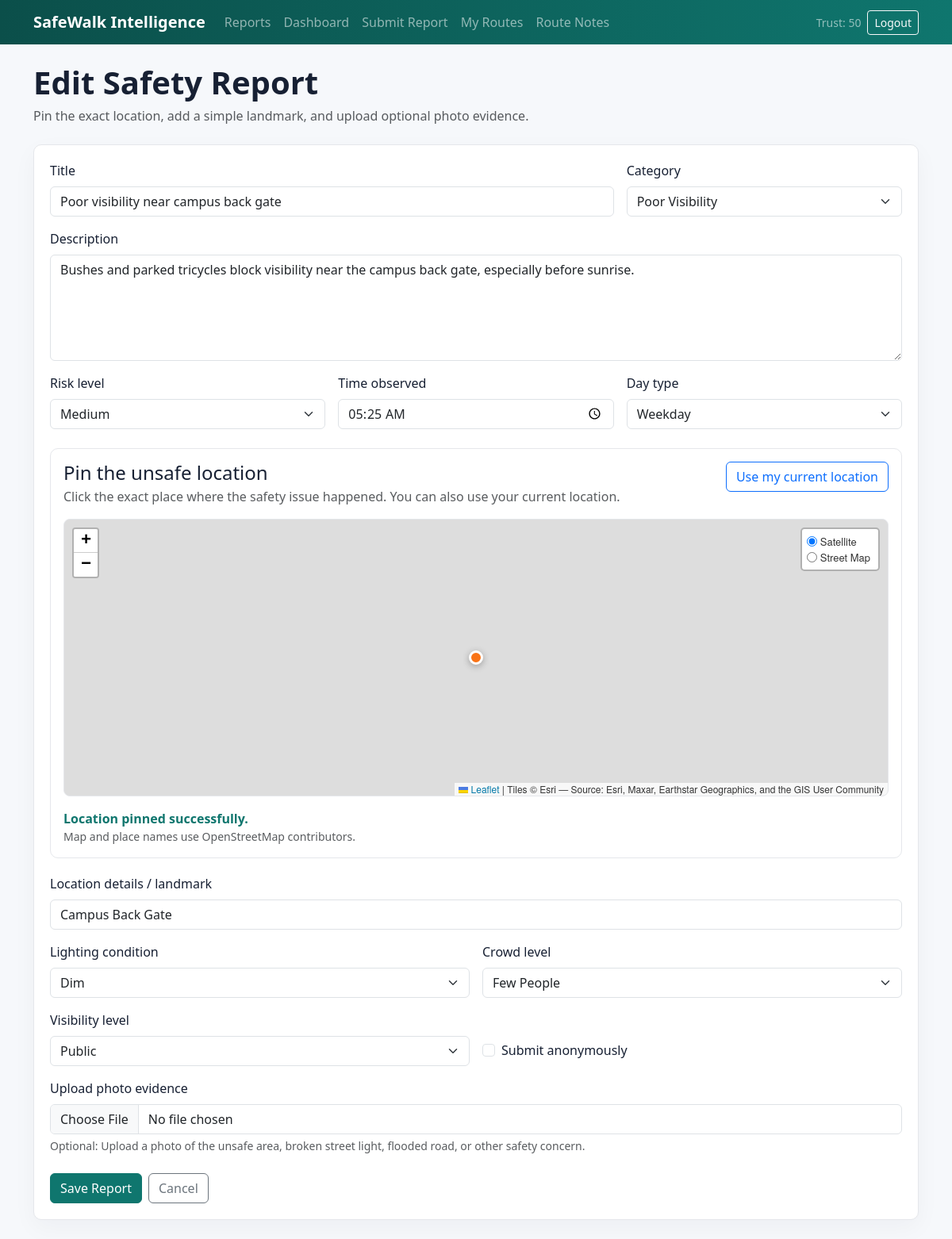
Screenshot of /reports/8/edit/ (signed in) with the database file from the repository.
### accounts/models.py (models this page shows, shortened)
class UserProfile(models.Model):
    ROLE_USER = "user"
    ROLE_TRUSTED = "trusted_reporter"
    ROLE_ADMIN = "admin"
    ROLE_CHOICES = [
        (ROLE_USER, "Regular User"),
        (ROLE_TRUSTED, "Trusted Reporter"),
        (ROLE_ADMIN, "Admin"),
    ]
    user = models.OneToOneField(
        settings.AUTH_USER_MODEL,
        on_delete=models.CASCADE,
        related_name="profile",
    )
    role = models.CharField(max_length=32, choices=ROLE_CHOICES, default=ROLE_USER)
    trust_score = models.PositiveIntegerField(
        default=50,
        validators=[MinValueValidator(0), MaxValueValidator(100)],
    )
    created_at = models.DateTimeField(auto_now_add=True)
    updated_at = models.DateTimeField(auto_now=True)
    class Meta:
        ordering = ["-trust_score", "user__username"]
    @property
    def is_admin_role(self):
        return self.role == self.ROLE_ADMIN or self.user.is_staff or self.user.is_superuser

### reports/models.py (models this page shows, shortened)
class SafetyReport(models.Model):
    class Category(models.TextChoices):
        DARK_AREA = "dark_area", "Dark Area"
        BROKEN_STREET_LIGHT = "broken_street_light", "Broken Street Light"
        FLOODED_ROAD = "flooded_road", "Flooded Road"
        STRAY_DOGS = "stray_dogs", "Stray Dogs"
        ACCIDENT_PRONE = "accident_prone_area", "Accident-Prone Area"
        SUSPICIOUS_ACTIVITY = "suspicious_activity", "Suspicious Activity"
        BROKEN_SIDEWALK = "broken_sidewalk", "Broken Sidewalk"
        UNSAFE_SHORTCUT = "unsafe_shortcut", "Unsafe Shortcut"
        HARASSMENT_CONCERN = "harassment_concern", "Harassment Concern"
        POOR_VISIBILITY = "poor_visibility", "Poor Visibility"
        NO_PEDESTRIAN_LANE = "no_pedestrian_lane", "No Pedestrian Lane"
        OTHER = "other", "Other"
    class RiskLevel(models.TextChoices):
        LOW = "low", "Low"
        MEDIUM = "medium", "Medium"
        HIGH = "high", "High"
        CRITICAL = "critical", "Critical"
    class Status(models.TextChoices):
        PENDING = "pending", "Pending"
        VERIFIED = "verified", "Verified"
        IN_PROGRESS = "in_progress", "In Progress"
        RESOLVED = "resolved", "Resolved"
        REJECTED = "rejected", "Rejected"
        NEEDS_REVIEW = "needs_admin_review", "Needs Admin Review"
    class LightingCondition(models.TextChoices):
        BRIGHT = "bright", "Bright"
        MODERATE = "moderate", "Moderate"
        DIM = "dim", "Dim"
        NO_LIGHT = "no_light", "No Light"
    class CrowdLevel(models.TextChoices):
        CROWDED = "crowded", "Crowded"
        MODERATE = "moderate", "Moderate"
        FEW = "few_people", "Few People"
        EMPTY = "empty", "Empty"
    class DayType(models.TextChoices):
        WEEKDAY = "weekday", "Weekday"
        WEEKEND = "weekend", "Weekend"
    class VisibilityLevel(models.TextChoices):
        PUBLIC = "public", "Public"
        ANONYMOUS_PUBLIC = "anonymous_public", "Anonymous Public"
        ADMIN_ONLY = "admin_only", "Admin Only"
    class CredibilityLabel(models.TextChoices):
        UNVERIFIED = "unverified", "Unverified"
        COMMUNITY_SUPPORTED = "community_supported", "Community Supported"
        STRONG_EVIDENCE = "strong_evidence", "Strong Evidence"
        ADMIN_VERIFIED = "admin_verified", "Admin Verified"
    user = models.ForeignKey(
        settings.AUTH_USER_MODEL,
        on_delete=models.SET_NULL,
        null=True,
        blank=True,
        related_name="safety_reports",
    )
    title = models.CharField(max_length=120)
    category = models.CharField(max_length=40, choices=Category.choices)
    description = models.TextField(max_length=2000)
    location_name = models.CharField(max_length=160)
    latitude = models.DecimalField(
        max_digits=9,
        decimal_places=6,
        validators=[MinValueValidator(Decimal("-90")), MaxValueValidator(Decimal("90"))],
    )
    longitude = models.DecimalField(
        max_digits=9,
        decimal_places=6,
        validators=[MinValueValidator(Decimal("-180")), MaxValueValidator(Decimal("180"))],
    )
    risk_level = models.CharField(max_length=20, choices=RiskLevel.choices)
    status = models.CharField(max_length=32, choices=Status.choices, default=Status.PENDING)
    time_observed = models.TimeField(default=current_local_time)
    day_type = models.CharField(max_length=16, choices=DayType.choices, default=DayType.WEEKDAY)
    lighting_condition = models.CharField(
        max_length=20,
        choices=LightingCondition.choices,
        default=LightingCondition.MODERATE,
    )
    crowd_level = models.CharField(max_length=20, choices=CrowdLevel.choices, default=CrowdLevel.MODERATE)
    is_anonymous = models.BooleanField(default=False)
    visibility_level = models.CharField(
        max_length=24,
        choices=VisibilityLevel.choices,
        default=VisibilityLevel.PUBLIC,
    )
    photo = models.ImageField(upload_to="report_photos/", blank=True, null=True)
    safety_score = models.PositiveSmallIntegerField(
        default=70,
        validators=[MinValueValidator(0), MaxValueValidator(100)],
    )
    evidence_score = models.PositiveSmallIntegerField(
        default=0,
        validators=[MinValueValidator(0), MaxValueValidator(100)],
    )
    credibility_label = models.CharField(
        max_length=32,
        choices=CredibilityLabel.choices,
        default=CredibilityLabel.UNVERIFIED,
    )
    created_at = models.DateTimeField(auto_now_add=True)
    updated_at = models.DateTimeField(auto_now=True)
    class Meta:
        ordering = ["-created_at"]
        indexes = [
            models.Index(fields=["location_name"]),
            models.Index(fields=["category", "risk_level"]),
            models.Index(fields=["status"]),
        ]

### reports/views.py (the view)
# urls.py: path("<int:pk>/edit/", views.report_update_page, name="report_edit"),
@login_required
def report_update_page(request, pk):
    report = get_object_or_404(SafetyReport, pk=pk)
    if report.user != request.user and not user_is_admin(request.user):
        messages.error(request, "You can only edit your own reports.")
        return redirect("report_detail", pk=pk)
    form = SafetyReportForm(request.POST or None, request.FILES or None, instance=report)
    if request.method == "POST" and form.is_valid():
        report = form.save()
        refresh_report_intelligence(report)
        messages.success(request, "Safety report updated.")
        return redirect("report_detail", pk=report.pk)
    return render(request, "reports/report_form.html", {"form": form, "report": report, "mode": "Edit"})

### templates/reports/report_form.html (shortened to what this page needs)
{% extends "base.html" %}
{% block content %}
<div class="d-flex justify-content-between align-items-start flex-wrap gap-3 mb-4">
    <div>
        <h1 class="page-title">{{ mode }} Safety Report</h1>
        <p class="text-muted mb-0">Pin the exact location, add a simple landmark, and upload optional photo evidence.</p>
    </div>
</div>
<form method="post" enctype="multipart/form-data" class="section-panel safewalk-report-form map-pin-form" novalidate>
    <div class="row g-3">
        <div class="col-md-8">
            <label class="form-label" for="{{ form.title.id_for_label }}">{{ form.title.label }}</label>
            {{ form.title }}
        </div>
        <div class="col-md-4">
            <label class="form-label" for="{{ form.category.id_for_label }}">{{ form.category.label }}</label>
            {{ form.category }}
        </div>
        <div class="col-12">
            <label class="form-label" for="{{ form.description.id_for_label }}">{{ form.description.label }}</label>
            {{ form.description }}
        </div>
        <div class="col-md-4">
            <label class="form-label" for="{{ form.risk_level.id_for_label }}">{{ form.risk_level.label }}</label>
            {{ form.risk_level }}
        </div>
        <div class="col-md-4">
            <label class="form-label" for="{{ form.time_observed.id_for_label }}">{{ form.time_observed.label }}</label>
            {{ form.time_observed }}
        </div>
        <div class="col-md-4">
            <label class="form-label" for="{{ form.day_type.id_for_label }}">{{ form.day_type.label }}</label>
            {{ form.day_type }}
        </div>
    </div>
    <div class="map-pin-card mt-4">
        <div class="d-flex justify-content-between align-items-start flex-wrap gap-2 mb-3">
            <div>
                <h2 class="h4 mb-1">Pin the unsafe location</h2>
                <p class="text-muted mb-0">Click the exact place where the safety issue happened. You can also use your current location.</p>
            </div>
            <button class="btn btn-outline-primary" type="button" id="useCurrentReportLocation">Use my current location</button>
        </div>
        <div id="reportFormMap" class="form-map"></div>
        <p id="reportPinStatus" class="pin-status mt-3 mb-0">No location pinned yet.</p>
        <p class="small text-muted mb-0">Map and place names use OpenStreetMap contributors.</p>
    </div>
    <div class="row g-3 mt-1">
        <div class="col-12">
            <label class="form-label" for="{{ form.location_name.id_for_label }}">{{ form.location_name.label }}</label>
            {{ form.location_name }}
        </div>
        <div class="col-md-6">
            <label class="form-label" for="{{ form.lighting_condition.id_for_label }}">{{ form.lighting_condition.label }}</label>
            {{ form.lighting_condition }}
        </div>
        <div class="col-md-6">
            <label class="form-label" for="{{ form.crowd_level.id_for_label }}">{{ form.crowd_level.label }}</label>
            {{ form.crowd_level }}
        </div>
        <div class="col-md-6">
            <label class="form-label" for="{{ form.visibility_level.id_for_label }}">{{ form.visibility_level.label }}</label>
            {{ form.visibility_level }}
        </div>
        <div class="col-md-6 d-flex align-items-end">
            <div class="form-check mb-2">
                {{ form.is_anonymous }}
                <label class="form-check-label" for="{{ form.is_anonymous.id_for_label }}">Submit anonymously</label>
            </div>
        </div>
        <div class="col-12">
            <label class="form-label" for="{{ form.photo.id_for_label }}">{{ form.photo.label }}</label>
            {{ form.photo }}
            <div class="form-text">{{ form.photo.help_text }}</div>
        </div>
    </div>
    <div class="d-flex gap-2 mt-4">
        <button class="btn btn-safewalk" type="submit">Save Report</button>
        <a class="btn btn-outline-secondary" href="{% url 'report_list' %}">Cancel</a>
    </div>
</form>
{% endblock %}

### templates/base.html (shortened to what this page needs)
{% load static %}
<!doctype html>
<html lang="en">
<head>
    <link href="https://cdn.jsdelivr.net/npm/bootstrap@5.3.3/dist/css/bootstrap.min.css" rel="stylesheet">
    <link rel="stylesheet" href="https://cdn.jsdelivr.net/npm/bootstrap-icons@1.11.3/font/bootstrap-icons.min.css">
    <link rel="stylesheet" href="https://unpkg.com/leaflet/dist/leaflet.css">
    <link rel="stylesheet" href="{% static 'css/style.css' %}?v=20260522-weather-dashboard">
</head>
<body class="{% block body_class %}{% endblock %}">
{% block site_nav %}
<nav class="navbar navbar-expand-lg navbar-dark bg-safewalk sticky-top">
    <div class="container">
        <a class="navbar-brand fw-bold" href="{% url 'home' %}">SafeWalk Intelligence</a>
        <div class="collapse navbar-collapse" id="mainNav">
            <ul class="navbar-nav me-auto mb-2 mb-lg-0">
                <li class="nav-item"><a class="nav-link" href="{% url 'report_list' %}">Reports</a></li>
                {% if user.is_authenticated %}
                    <li class="nav-item"><a class="nav-link" href="{% url 'dashboard' %}">Dashboard</a></li>
                    <li class="nav-item"><a class="nav-link" href="{% url 'report_create' %}">Submit Report</a></li>
                    <li class="nav-item"><a class="nav-link" href="{% url 'my_routes' %}">My Routes</a></li>
                    <li class="nav-item"><a class="nav-link" href="{% url 'route_notes' %}">Route Notes</a></li>
                {% endif %}
            </ul>
            <div class="d-flex align-items-center gap-2">
                {% if user.is_authenticated %}
                    <span class="navbar-text small">Trust: {{ user.profile.trust_score }}</span>
                    <a class="btn btn-outline-light btn-sm" href="{% url 'logout' %}">Logout</a>
                {% else %}
                    <a class="btn btn-outline-light btn-sm" href="{% url 'login' %}">Login</a>
                    <a class="btn btn-light btn-sm" href="{% url 'signup' %}">Sign Up</a>
                {% endif %}
            </div>
        </div>
    </div>
</nav>
{% endblock %}
<main class="page-shell {% block main_class %}{% endblock %}">
    <div class="{% block content_container_class %}container py-4{% endblock %}">
        {% block content %}{% endblock %}
    </div>
</main>
</body>
</html>

### rows the page displays
SafetyReport: title "Poor visibility near campus back gate", category "Poor Visibility", description "Bushes and parked tricycles block visibility near the campus back gate, especially before sunrise.", risk_level "Medium", time_observed "05:25:00", day_type "Weekday", location_name "Campus Back Gate", lighting_condition "Dim", crowd_level "Few People", visibility_level "Public"

### other values shown
{{ user.profile.trust_score }} "50"
{{ mode }} "Edit"
